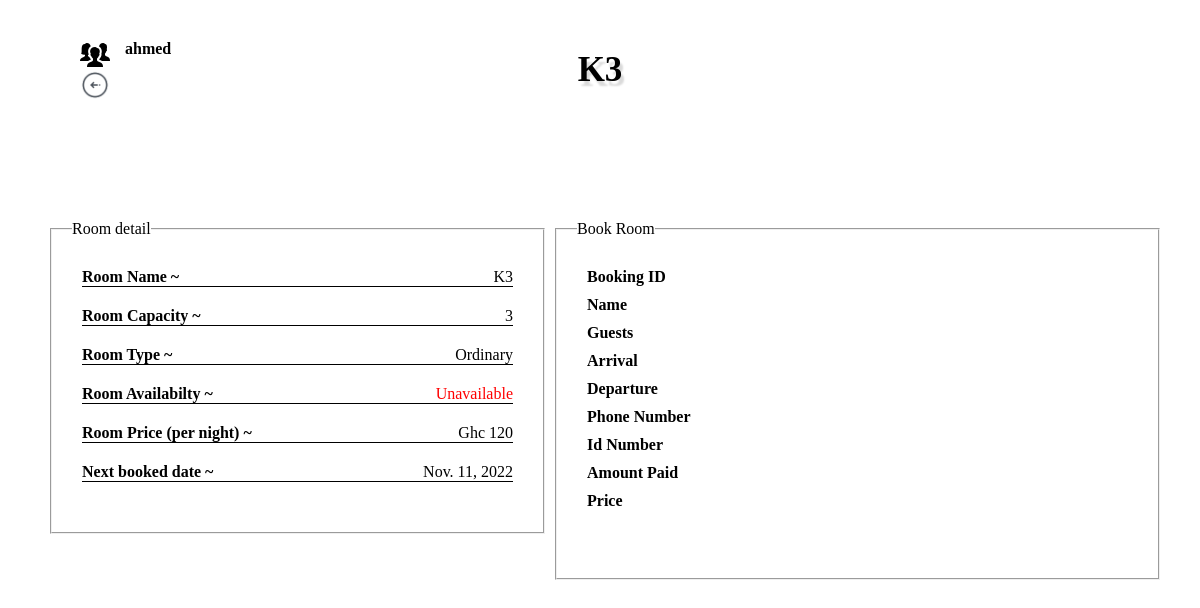
The app's page /receptionist/emp_room/K3 (signed in) with its own data.
### receptionist/models.py (models this page shows, shortened)
class Room(models.Model):
    name = models.TextField(max_length=100, primary_key=True, unique=True)
    capacity = models.IntegerField()
    sizes = (
        ('Executive', 'Executive'),
        ('Ordinary', 'Ordinary'),
        ('Standard', 'Standard'),
        )
    grade = models.CharField(max_length=100, choices=sizes)
    price = models.IntegerField()
    availability = models.BooleanField(default=True)
    next_booked_date = models.DateField(null=True)
    next_free_date = models.DateField(null=True)

### receptionist/views.py (the view)
@login_required(login_url = './emp_login')
def emp_room(request, pk):
    room = Room.objects.get(name= pk)
    room_name = room.name
    booker = Booking.objects.filter(room_name=room_name).first()
    return render(request, 'emp_room.html', {'room': room, 'booker':booker})

### templates/emp_room.html (shortened to what this page needs)
{% load static %}
<!DOCTYPE html>
<html lang="en">
<head>
    <link rel="stylesheet" href={% static "style.css" %}>
</head>
<body class="body1">
    <div class="container dash1">
        <h2>{{room.name}}</h2>
        <div class="logout1">
            <div class="iden">
                <img src={% static  "./images/icons/people_60px.png" %} alt="">
                {% if user.is_authenticated %}
                <p>{{user.username}}</p>
                {% endif %}
            </div>
            <a href="../emp_rooms"><img src={% static "./images/icons/back_arrow_64px.png" %} alt=""></a>
        </div>
        <div class="main_body">
            <aside class="aside1">
                <fieldset>
                    <legend>Room detail</legend>
                    <div class="details">
                        <div class="line">
                            <label for="">Room Name ~</label>
                            <span>{{room.name}}</span>
                        </div>
                        <div class="line">
                            <label for="">Room Capacity ~</label>
                            <span>{{room.capacity}}</span>
                        </div>
                        <div class="line">
                            <label for="">Room Type ~</label>
                            <span>{{room.grade}}</span>
                        </div>
                        {% if room.availability is True %}
                        <div class="line">
                            <label for="">Room Availabilty ~</label>
                            <span class="available">Available</span>
                        </div>
                        {% else %}
                        <div class="line">
                            <label for="">Room Availabilty ~</label>
                            <span class="unavailable">Unavailable</span>
                        </div>
                        {% endif %}
                        <div class="line">
                            <label for="">Room Price (per night) ~</label>
                            <span>Ghc {{room.price}}</span>
                        </div>
                        <div class="line">
                            <label for="">Next booked date ~</label>
                            <span>{{room.next_booked_date}}</span>
                        </div>
                    </div>
            </aside>
            <aside class="aside2">
                <fieldset>
                    <legend>Book Room</legend>
                    {% if room.availability is False %}
                    <form method="post" class="details">
                        <div class="one">
                            <label for="">Booking ID</label>
                            <span>{{booker.booking_id}}</span>
                        </div>
                        <div class="one">
                            <label for="">Name</label>
                            <span>{{booker.guest_name}}</span>
                        </div>
                        <div class="one">
                            <label for="">Guests</label>
                            <span>{{booker.no_of_guests}}</span>
                        </div>
                        <div class="one">
                            <label for="">Arrival </label>
                            <span>{{booker.arrival}}</span>
                        </div>
                        <div class="one">
                            <label for="">Departure </label>
                            <span>{{booker.departure}}</span>
                        </div>
                        <div class="one">
                            <label for="">Phone number </label>
                            <span>{{booker.phone_number}}</span>
                        </div>
                        <div class="one">
                            <label for="">Id number </label>
                            <span>{{booker.id_number}}</span>
                        </div>
                        <div class="one">
                            <label for="">Amount Paid</label>
                            <span>{{booker.amount_paid}}</span>
                        </div>
                        <div class="one">
                            <label for="">Price </label>
                            <span>{{booker.price}}</span>
                        </div>
                    </form>
                    {% else %}
                    <br><br>
                    <br><br>
                    <a href="../emp_book_room" target="_blank" class="book">Book a Room</a>
                    {% endif %}
                </fieldset>
            </aside>
        </div>
    </div>
</body>
</html>

### static/style.css (style rules this page uses)
* { margin: 0; padding: 0; box-sizing: border-box; font-family: Poppins; }
body { display: flex; justify-content: center; align-items: center; min-height: 100vh; min-width: 100vw; }
.body1 { background: url(./images/chris-andrawes-kWXini0GbxU-unsplash.jpg); background-position: center; background-repeat: no-repeat; background-size: cover; }
.container { display: flex; justify-content: center; align-items: center; flex-direction: column; }
.logout1 { position: absolute; top: 0px; left: 30px; padding: 20px; display: flex; flex-direction: column; }
.logout1 img { width: 30px; height: 30px; }
.dash1 { position: relative; width: 95vw; background: rgba(255, 255, 255, 0.863); height: 95vh; border-radius: 20px; }
.dash1 h2 { position: absolute; top: 30px; font-size: 35px; margin-bottom: 40px; text-shadow: 3px 5px 2px rgba(0,0,0,0.15); }
.iden { display: flex; }
.iden p { font-weight: 700; margin-left: 15px; }
.dash1 .main_body { width: 100%; display: grid; grid-template-columns: 45% 55%; gap: 10px; height: 400px; padding: 20px; }
.main_body legend { margin-left: 20px; }
.aside2 { max-height: 470px; }
.aside2 fieldset { height: 100%; }
.details { display: flex; justify-content: center; flex-direction: column; padding: 30px; }
.line { display: flex; justify-content: space-between; align-items: center; border-bottom: 1px solid black; margin-bottom: 20px; }
.line label { font-weight: 600; }
.line span { font-weight: 500; }
.unavailable { color: red; }
.one { display: grid; grid-template-columns: 30% 70%; margin-bottom: 10px; }
.one label { font-weight: 600; text-transform: capitalize; }

### records on screen
Room: name "K3", capacity "3", grade "Ordinary", price "120", next_booked_date "Nov. 11, 2022"

### other values on screen
{{ user.username }} "ahmed"
